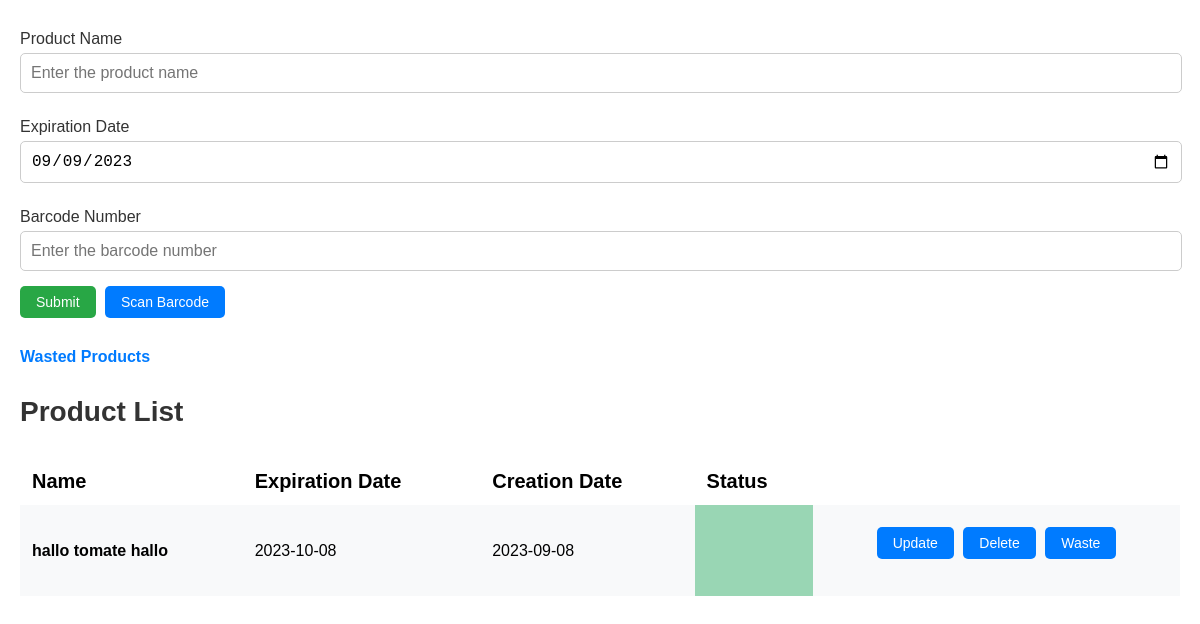
Before: / with the older database file.
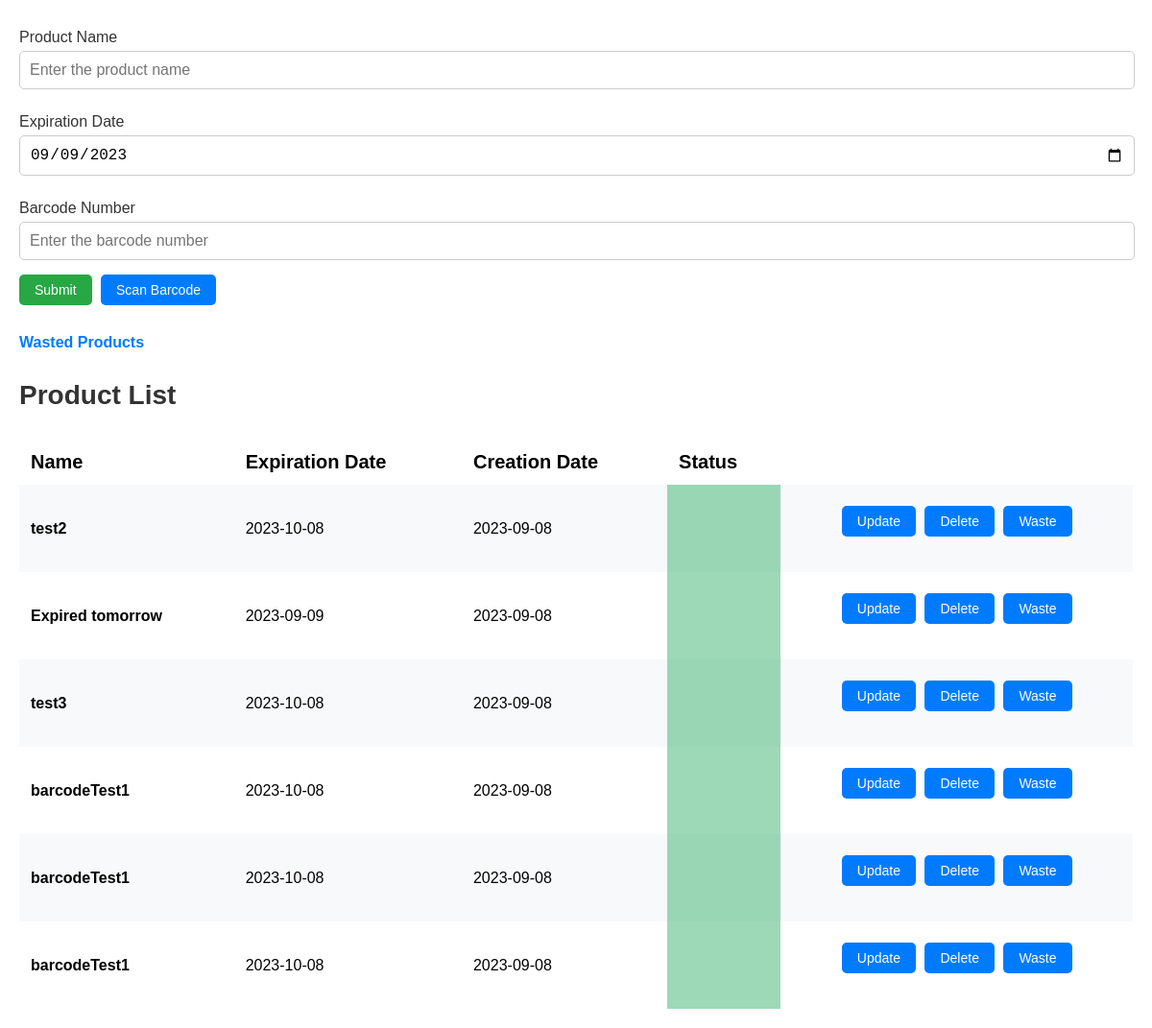
After: the same page with the newer database file.
### app.py (models this page shows, shortened)
class Product(db.Model):
    id = db.Column(db.Integer, primary_key=True)
    product_name = db.Column(db.String(200), nullable=False)
    date_created = db.Column(db.DateTime, default=datetime.utcnow)
    date_wasted = db.Column(db.DateTime, default=datetime.utcnow)
    expiration_date = db.Column(db.Date)
    expiration_status = db.Column(db.Boolean, default=False)
    wasted_status = db.Column(db.Boolean, default=False)
    barcode_id = db.Column(db.Integer, db.ForeignKey('barcode.id'))
    barcode = db.relationship('Barcode', back_populates='products')

### app.py (the view)
@app.route('/', methods=['POST', 'GET'])
def index():
    if request.method == 'POST':
        item_content = request.form['product-name']
        expiration_date_str = request.form['expiration-date']
        item_expiration_date = datetime.utcnow().strptime(
            expiration_date_str, '%Y-%m-%d').date()
        barcode_number = request.form['barcode-number']
        barcode = Barcode.query.filter_by(barcode_value=barcode_number).first()
        if item_expiration_date <= datetime.utcnow().date():
            return redirect(url_for('expired_date_input'))
        if barcode is None:
            new_barcode = Barcode(barcode_value=barcode_number, barcode_item_name=item_content)
            db.session.add(new_barcode)
            db.session.commit()
            barcode = Barcode.query.filter_by(barcode_value=barcode_number).first()
        new_product = Product(product_name=item_content, expiration_date=item_expiration_date, barcode_id=barcode.id)
        db.session.add(new_product)
        db.session.commit()
        products = Product.query.filter_by(wasted_status=False).order_by(Product.date_created).all()
        current_date = datetime.utcnow().strftime('%Y-%m-%d')
        return render_template("index.html", products=products, current_date=current_date)
    else:
        products = Product.query.filter_by(wasted_status=False).order_by(Product.date_created).all()
        current_date = datetime.utcnow().strftime('%Y-%m-%d')
        return render_template("index.html", products=products, current_date=current_date)

### templates/index.html (shortened to what this page needs)
{% extends 'base.html' %}
{% block body %}
<div class="content">
    <form class="product-form" action="/" method="POST" id="product-form">
        <label for="input-product-name">Product Name</label>
        <input type="text" name="product-name" id="input-product-name" placeholder="Enter the product name" required>
        <label for="input-expiration-date">Expiration Date</label>
        <input type="date" name="expiration-date" id="input-expiration-date" value="{{ current_date }}" required>
        <label for="input-barcode-number">Barcode Number</label>
        <input type="text" name="barcode-number" id="input-barcode-number" placeholder="Enter the barcode number">
        <button type="submit" id="submit-button">Submit</button>
        <div class="scan-barcode-container">
            <button type="button" id="scan-barcode">Scan Barcode</button>
        </div>
    </form>
    <a class="wasted-products-link" href="/wasted_product_list">Wasted Products</a>
    <h1 class="headline">Product List</h1>
    {% if products|length < 1 %} <h4 class="no-products-msg">There are no products. Create one below!</h4>
        {% else %}
        <table class="desktop">
            <tr>
                <td class="attribute-label">Name</th>
                <td class="attribute-label">Expiration Date</th>
                <td class="attribute-label">Creation Date</th>
                <td class="attribute-label">Status</th>
            </tr>
            {% for product in products %}
            <tr>
                <td class="product product-name">{{ product.product_name }}</td>
                <td class="product expiration-date">{{ product.expiration_date }}</td>
                <td class="product creation-date">{{ product.date_created.strftime('%Y-%m-%d') }}</td>
                <td class="product expiration-status {{ product.expiration_status }}"
                    data-product-id="{{ product.id }}"></td>
                <td class="button-container">
                    <button class="update-button" data-product-id="{{ product.id }}">Update</button>
                    <button class="delete-button" data-product-id="{{ product.id }}">Delete</button>
                    <button class="waste-button" data-product-id="{{ product.id }}">Waste</button>
                </td>
            </tr>
            {% endfor %}
        </table>
        {% endif %}
</div>
{% endblock %}

### templates/base.html (shortened to what this page needs)
<!DOCTYPE html>
<html lang="en">
<head>
    <link rel="stylesheet" href="{{ url_for('static', filename='css/main.css')}}">
</head>
<body>
    {% block body %} {% endblock %}
</body>
</html>

### static/css/main.css (style rules this page uses)
body { font-family: 'Arial', sans-serif; margin: 0 auto; }
.content { max-width: 1200px; padding: 20px; }
h1.headline { font-size: 28px; color: #333; margin: 30px 0; }
.product-form label { display: block; font-size: 16px; color: #333; margin: 10px 0 5px; }
.product-form input[type="text"], .product-form input[type="date"] { width: calc(100% - 20px); padding: 10px; margin-bottom: 15px; border: 1px solid #ccc; border-radius: 5px; font-size: 16px; }
.product-name { font-weight: bold; }
.button-container { display: flex; margin: 10px 0 25px 0; }
#submit-button { background-color: #28a745; }
.wasted-products-link { display: block; color: #007bff; text-decoration: none; font-weight: bold; margin: 30px 0; }
button { background-color: #007bff; color: #fff; border: none; padding: 8px 16px; font-size: 14px; border-radius: 5px; cursor: pointer; margin-right: 5px; width: 100%; }
button:last-child { margin-right: 0; }
.product, .attribute-label { width: 100%; }
.desktop { display: none; }
.scan-barcode-container { margin-top: 10px; position: relative; }
@media (min-width: 768px) { .desktop { display: table; } }
@media (min-width: 768px) { .product, .attribute-label { width: auto; } }
@media (min-width: 768px) { #submit-button, .scan-barcode-container { display: inline; } }
@media (min-width: 768px) { table { width: 100%; border-collapse: collapse; margin-top: 20px; } }
@media (min-width: 768px) { th, td { padding: 12px; } }
@media (min-width: 768px) { tr:nth-child(even) { background-color: #f8f9fa; } }
@media (min-width: 768px) { button { width: auto; } }
@media (min-width: 768px) { .button-container { text-align: center; display: block; } }
@media (min-width: 768px) { .attribute-label { font-size: 20px; font-weight: bold; } }
@media (min-width: 768px) { .expiration-status.False { background: rgba(60, 179, 113, 0.5); } }

Changed rows visible on the page:
removed Product: product_name "hallo tomate hallo", expiration_date "2023-10-08", date_created "2023-09-08", expiration_status False (drawn)
added Product: product_name "test2", expiration_date "2023-10-08", date_created "2023-09-08", expiration_status False (drawn)
added Product: product_name "Expired tomorrow", expiration_date "2023-09-09", date_created "2023-09-08", expiration_status False (drawn)
added Product: product_name "test3", expiration_date "2023-10-08", date_created "2023-09-08", expiration_status False (drawn)
added Product: product_name "barcodeTest1", expiration_date "2023-10-08", date_created "2023-09-08", expiration_status False (drawn)
added Product: product_name "barcodeTest1", expiration_date "2023-10-08", date_created "2023-09-08", expiration_status False (drawn)
added Product: product_name "barcodeTest1", expiration_date "2023-10-08", date_created "2023-09-08", expiration_status False (drawn)
